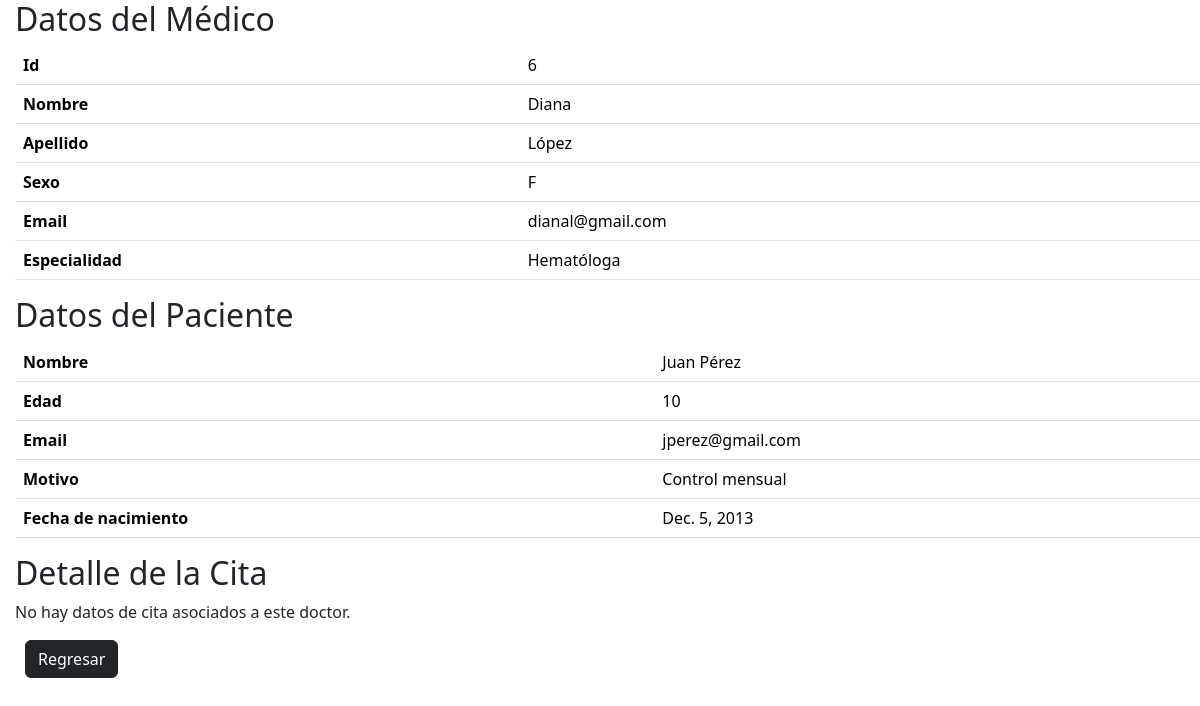
/ver_medico/6, run on the app's committed database.
### medico/models.py (models this page shows, shortened)
class Doctor(models.Model):
    SEXO = [
        ("M", "Masculino"),
        ("F", "Femenino"),
    ]
    nombre = models.CharField(max_length=20)
    apellido = models.CharField(max_length=20)
    sexo = models.CharField(max_length=1, choices=SEXO, null=True)
    email = models.EmailField(max_length=50)
    especialidad = models.CharField(max_length=50, default='Médico General')
    paciente = models.ForeignKey(Paciente, on_delete=models.SET_NULL, null=True)

class Paciente(models.Model):
    nombre = models.CharField(max_length=30)
    edad = models.IntegerField()
    email = models.EmailField(max_length=50, null=True)
    motivo = models.CharField(max_length=100)
    fecha_nacimiento = models.DateField(null=True)

### medico/views.py (the view)
# urls.py: path('ver_medico/<int:id>', ver_medico),
def ver_medico(request, id):
    doctor = get_object_or_404(Doctor, pk=id)
    datos = {'medico': doctor}
    pagina = loader.get_template('ver.html')
    return HttpResponse(pagina.render(datos, request))

### medico/templates/ver.html (shortened to what this page needs)
<html lang="es">
<head>
    <link href="https://cdn.jsdelivr.net/npm/bootstrap@5.3.2/dist/css/bootstrap.min.css" rel="stylesheet">
    <link rel="stylesheet" href="https://cdn.jsdelivr.net/npm/bootstrap-icons@1.15.0/font/bootstrap-icons.css">
</head>
<body style="margin-left: 15px;">
    <h2>Datos del Médico</h2>
    <table class="table">
        <tr>
            <th>Id</th>
            <td>{{medico.id}}</td>
        </tr>
        <tr>
            <th>Nombre</th>
            <td>{{medico.nombre}}</td>
        </tr>
        <tr>
            <th>Apellido</th>
            <td>{{medico.apellido}}</td>
        </tr>
        <tr>
            <th>Sexo</th>
            <td>{{medico.sexo}}</td>
        </tr>
        <tr>
            <th>Email</th>
            <td>{{medico.email}}</td>
        </tr>
        <tr>
            <th>Especialidad</th>
            <td>{{medico.especialidad}}</td>
        </tr>
    </table>
    <h2>Datos del Paciente</h2>
    {% if medico.paciente %}
        <table class="table">
            <tr>
                <th>Nombre</th>
                <td>{{medico.paciente.nombre}}</td>
            </tr>
            <tr>
                <th>Edad</th>
                <td >{{medico.paciente.edad}}</td>
            </tr>
            <tr>
                <th>Email</th>
                <td>{{medico.paciente.email}}</td>
            </tr>
            <tr>
                <th>Motivo</th>
                <td>{{medico.paciente.motivo}}</td>
            </tr>
            <tr>
                <th>Fecha de nacimiento</th>
                <td>{{medico.paciente.fecha_nacimiento}}</td>
            </tr>
        </table>
    {% else %}
        <p>No hay datos de paciente asociados a este doctor.</p>
    {% endif %}
    <h2>Detalle de la Cita</h2>
    {% if medico.cita %}
        <table class="table">
            <tr>
                <th>Paciente</th>
                <td>{{medico.cita.paciente}}</td>
            </tr>
            <tr>
                <th>Fecha</th>
                <td>{{medico.cita.fecha}}</td>
            </tr>
            <tr>
                <th>Hora</th>
                <td>{{medico.cita.hora}}</td>
            </tr>
        </table>
    {% else %}
        <p>No hay datos de cita asociados a este doctor.</p>
    {% endif %}
    <a href="{% url 'inicio' %}" class="btn btn-dark" style="margin-left: 10px;">Regresar</a>
</body>
</html>

### data on the page
Doctor: id "6", nombre "Diana", apellido "López", sexo "F", email "dianal@gmail.com", especialidad "Hematóloga", paciente.nombre "Juan Pérez", paciente.edad "10", paciente.email "jperez@gmail.com", paciente.motivo "Control mensual", paciente.fecha_nacimiento "Dec. 5, 2013"
